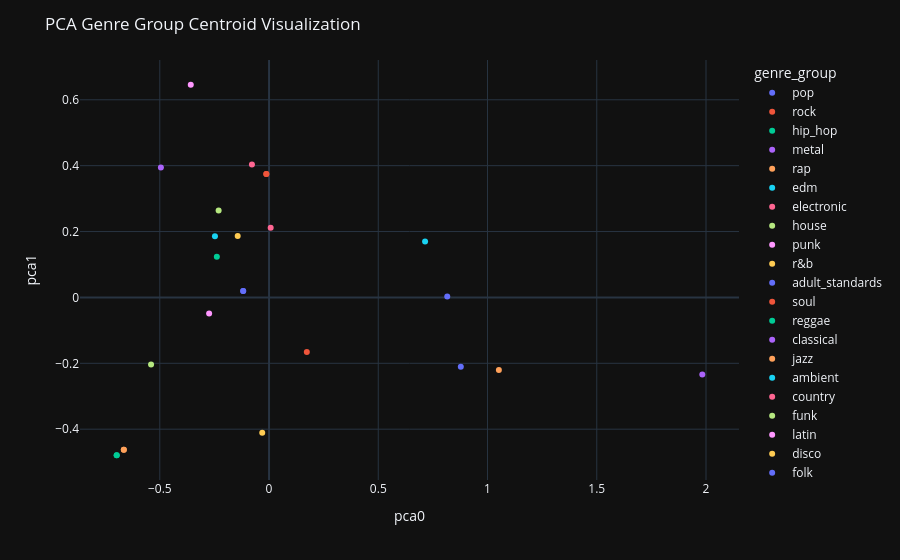

Notebook code cell kept with this figure:
### Code cell
pca_1 = PCA(n_components=2)
centroid_pca = pca_1.fit_transform(centroids[:, 0, :])

# Convert the data to a pandas DataFrame
df_centroid_genre = pd.DataFrame({'pca0': centroid_pca[:, 0], 'pca1': centroid_pca[:, 1], 'genre_group': genre_group_labels})

# Create a scatter plot using Plotly
fig = px.scatter(df_centroid_genre, x='pca0', y='pca1', color='genre_group')

# Add labels and adjust the layout
fig.update_layout(
    title='PCA Genre Group Centroid Visualization',
    xaxis_title='pca0',
    yaxis_title='pca1',
    legend_title='genre_group'
)

# Display the plot
fig.show()

### Figure 1 — Plotly figure (JSON) as saved in the notebook; plotly's stock layout.template omitted (floating-point values rounded to 4 significant figures)
{"data": [{"hovertemplate": "genre_group=pop<br>pca0=%{x}<br>pca1=%{y}<extra></extra>", "legendgroup": "pop", "marker": {"color": "#636efa", "symbol": "circle"}, "mode": "markers", "name": "pop", "orientation": "v", "showlegend": true, "type": "scatter", "x": [-0.1183, -0.1183], "xaxis": "x", "y": [0.01944, 0.01944], "yaxis": "y"}, {"hovertemplate": "genre_group=rock<br>pca0=%{x}<br>pca1=%{y}<extra></extra>", "legendgroup": "rock", "marker": {"color": "#EF553B", "symbol": "circle"}, "mode": "markers", "name": "rock", "orientation": "v", "showlegend": true, "type": "scatter", "x": [-0.01237, -0.01237], "xaxis": "x", "y": [0.3749, 0.3749], "yaxis": "y"}, {"hovertemplate": "genre_group=hip_hop<br>pca0=%{x}<br>pca1=%{y}<extra></extra>", "legendgroup": "hip_hop", "marker": {"color": "#00cc96", "symbol": "circle"}, "mode": "markers", "name": "hip_hop", "orientation": "v", "showlegend": true, "type": "scatter", "x": [-0.6973, -0.6973], "xaxis": "x", "y": [-0.4791, -0.4791], "yaxis": "y"}, {"hovertemplate": "genre_group=metal<br>pca0=%{x}<br>pca1=%{y}<extra></extra>", "legendgroup": "metal", "marker": {"color": "#ab63fa", "symbol": "circle"}, "mode": "markers", "name": "metal", "orientation": "v", "showlegend": true, "type": "scatter", "x": [-0.495], "xaxis": "x", "y": [0.3947], "yaxis": "y"}, {"hovertemplate": "genre_group=rap<br>pca0=%{x}<br>pca1=%{y}<extra></extra>", "legendgroup": "rap", "marker": {"color": "#FFA15A", "symbol": "circle"}, "mode": "markers", "name": "rap", "orientation": "v", "showlegend": true, "type": "scatter", "x": [-0.6647, -0.6647], "xaxis": "x", "y": [-0.4624, -0.4624], "yaxis": "y"}, {"hovertemplate": "genre_group=edm<br>pca0=%{x}<br>pca1=%{y}<extra></extra>", "legendgroup": "edm", "marker": {"color": "#19d3f3", "symbol": "circle"}, "mode": "markers", "name": "edm", "orientation": "v", "showlegend": true, "type": "scatter", "x": [-0.2476], "xaxis": "x", "y": [0.1859], "yaxis": "y"}, {"hovertemplate": "genre_group=electronic<br>pca0=%{x}<br>pca1=%{y}<extra></extra>", "legendgroup": "electronic", "marker": {"color": "#FF6692", "symbol": "circle"}, "mode": "markers", "name": "electronic", "orientation": "v", "showlegend": true, "type": "scatter", "x": [0.007478], "xaxis": "x", "y": [0.2112], "yaxis": "y"}, {"hovertemplate": "genre_group=house<br>pca0=%{x}<br>pca1=%{y}<extra></extra>", "legendgroup": "house", "marker": {"color": "#B6E880", "symbol": "circle"}, "mode": "markers", "name": "house", "orientation": "v", "showlegend": true, "type": "scatter", "x": [-0.2307], "xaxis": "x", "y": [0.2639], "yaxis": "y"}, {"hovertemplate": "genre_group=punk<br>pca0=%{x}<br>pca1=%{y}<extra></extra>", "legendgroup": "punk", "marker": {"color": "#FF97FF", "symbol": "circle"}, "mode": "markers", "name": "punk", "orientation": "v", "showlegend": true, "type": "scatter", "x": [-0.3582], "xaxis": "x", "y": [0.6457], "yaxis": "y"}, {"hovertemplate": "genre_group=r&b<br>pca0=%{x}<br>pca1=%{y}<extra></extra>", "legendgroup": "r&b", "marker": {"color": "#FECB52", "symbol": "circle"}, "mode": "markers", "name": "r&b", "orientation": "v", "showlegend": true, "type": "scatter", "x": [-0.03112], "xaxis": "x", "y": [-0.4109], "yaxis": "y"}, {"hovertemplate": "genre_group=adult_standards<br>pca0=%{x}<br>pca1=%{y}<extra></extra>", "legendgroup": "adult_standards", "marker": {"color": "#636efa", "symbol": "circle"}, "mode": "markers", "name": "adult_standards", "orientation": "v", "showlegend": true, "type": "scatter", "x": [0.8777], "xaxis": "x", "y": [-0.2102], "yaxis": "y"}, {"hovertemplate": "genre_group=soul<br>pca0=%{x}<br>pca1=%{y}<extra></extra>", "legendgroup": "soul", "marker": {"color": "#EF553B", "symbol": "circle"}, "mode": "markers", "name": "soul", "orientation": "v", "showlegend": true, "type": "scatter", "x": [0.1729], "xaxis": "x", "y": [-0.1656], "yaxis": "y"}, {"hovertemplate": "genre_group=reggae<br>pca0=%{x}<br>pca1=%{y}<extra></extra>", "legendgroup": "reggae", "marker": {"color": "#00cc96", "symbol": "circle"}, "mode": "markers", "name": "reggae", "orientation": "v", "showlegend": true, "type": "scatter", "x": [-0.2389], "xaxis": "x", "y": [0.1238], "yaxis": "y"}, {"hovertemplate": "genre_group=classical<br>pca0=%{x}<br>pca1=%{y}<extra></extra>", "legendgroup": "classical", "marker": {"color": "#ab63fa", "symbol": "circle"}, "mode": "markers", "name": "classical", "orientation": "v", "showlegend": true, "type": "scatter", "x": [1.983], "xaxis": "x", "y": [-0.2339], "yaxis": "y"}, {"hovertemplate": "genre_group=jazz<br>pca0=%{x}<br>pca1=%{y}<extra></extra>", "legendgroup": "jazz", "marker": {"color": "#FFA15A", "symbol": "circle"}, "mode": "markers", "name": "jazz", "orientation": "v", "showlegend": true, "type": "scatter", "x": [1.052], "xaxis": "x", "y": [-0.22], "yaxis": "y"}, {"hovertemplate": "genre_group=ambient<br>pca0=%{x}<br>pca1=%{y}<extra></extra>", "legendgroup": "ambient", "marker": {"color": "#19d3f3", "symbol": "circle"}, "mode": "markers", "name": "ambient", "orientation": "v", "showlegend": true, "type": "scatter", "x": [0.7142], "xaxis": "x", "y": [0.1697], "yaxis": "y"}, {"hovertemplate": "genre_group=country<br>pca0=%{x}<br>pca1=%{y}<extra></extra>", "legendgroup": "country", "marker": {"color": "#FF6692", "symbol": "circle"}, "mode": "markers", "name": "country", "orientation": "v", "showlegend": true, "type": "scatter", "x": [-0.07831], "xaxis": "x", "y": [0.4036], "yaxis": "y"}, {"hovertemplate": "genre_group=funk<br>pca0=%{x}<br>pca1=%{y}<extra></extra>", "legendgroup": "funk", "marker": {"color": "#B6E880", "symbol": "circle"}, "mode": "markers", "name": "funk", "orientation": "v", "showlegend": true, "type": "scatter", "x": [-0.54], "xaxis": "x", "y": [-0.2033], "yaxis": "y"}, {"hovertemplate": "genre_group=latin<br>pca0=%{x}<br>pca1=%{y}<extra></extra>", "legendgroup": "latin", "marker": {"color": "#FF97FF", "symbol": "circle"}, "mode": "markers", "name": "latin", "orientation": "v", "showlegend": true, "type": "scatter", "x": [-0.2742], "xaxis": "x", "y": [-0.04894], "yaxis": "y"}, {"hovertemplate": "genre_group=disco<br>pca0=%{x}<br>pca1=%{y}<extra></extra>", "legendgroup": "disco", "marker": {"color": "#FECB52", "symbol": "circle"}, "mode": "markers", "name": "disco", "orientation": "v", "showlegend": true, "type": "scatter", "x": [-0.1435], "xaxis": "x", "y": [0.1863], "yaxis": "y"}, {"hovertemplate": "genre_group=folk<br>pca0=%{x}<br>pca1=%{y}<extra></extra>", "legendgroup": "folk", "marker": {"color": "#636efa", "symbol": "circle"}, "mode": "markers", "name": "folk", "orientation": "v", "showlegend": true, "type": "scatter", "x": [0.8156], "xaxis": "x", "y": [0.00257], "yaxis": "y"}], "layout": {"legend": {"title": {"text": "genre_group"}, "tracegroupgap": 0}, "margin": {"t": 60}, "title": {"text": "PCA Genre Group Centroid Visualization"}, "xaxis": {"anchor": "y", "domain": [0, 1], "title": {"text": "pca0"}}, "yaxis": {"anchor": "x", "domain": [0, 1], "title": {"text": "pca1"}}}}
